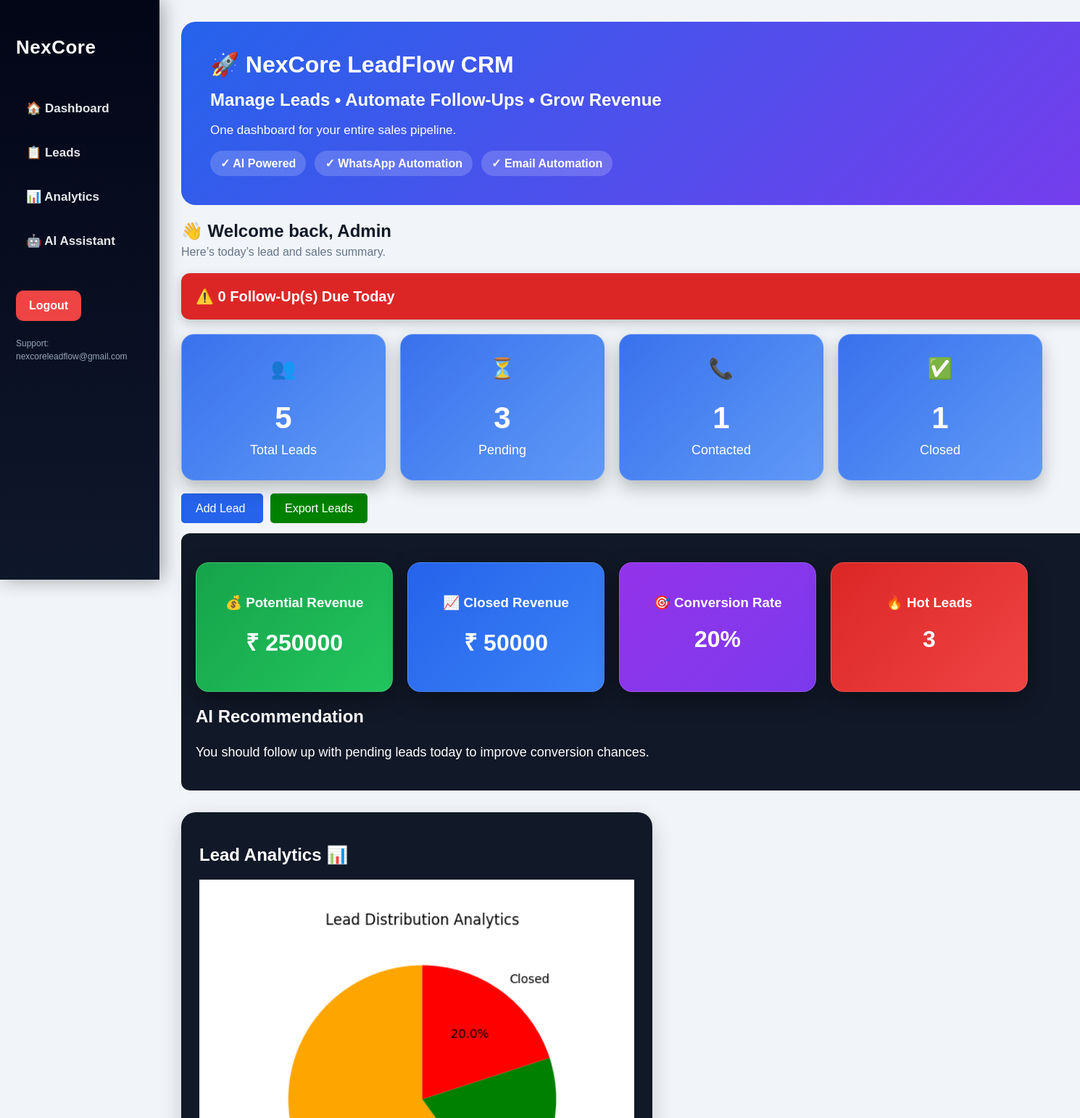
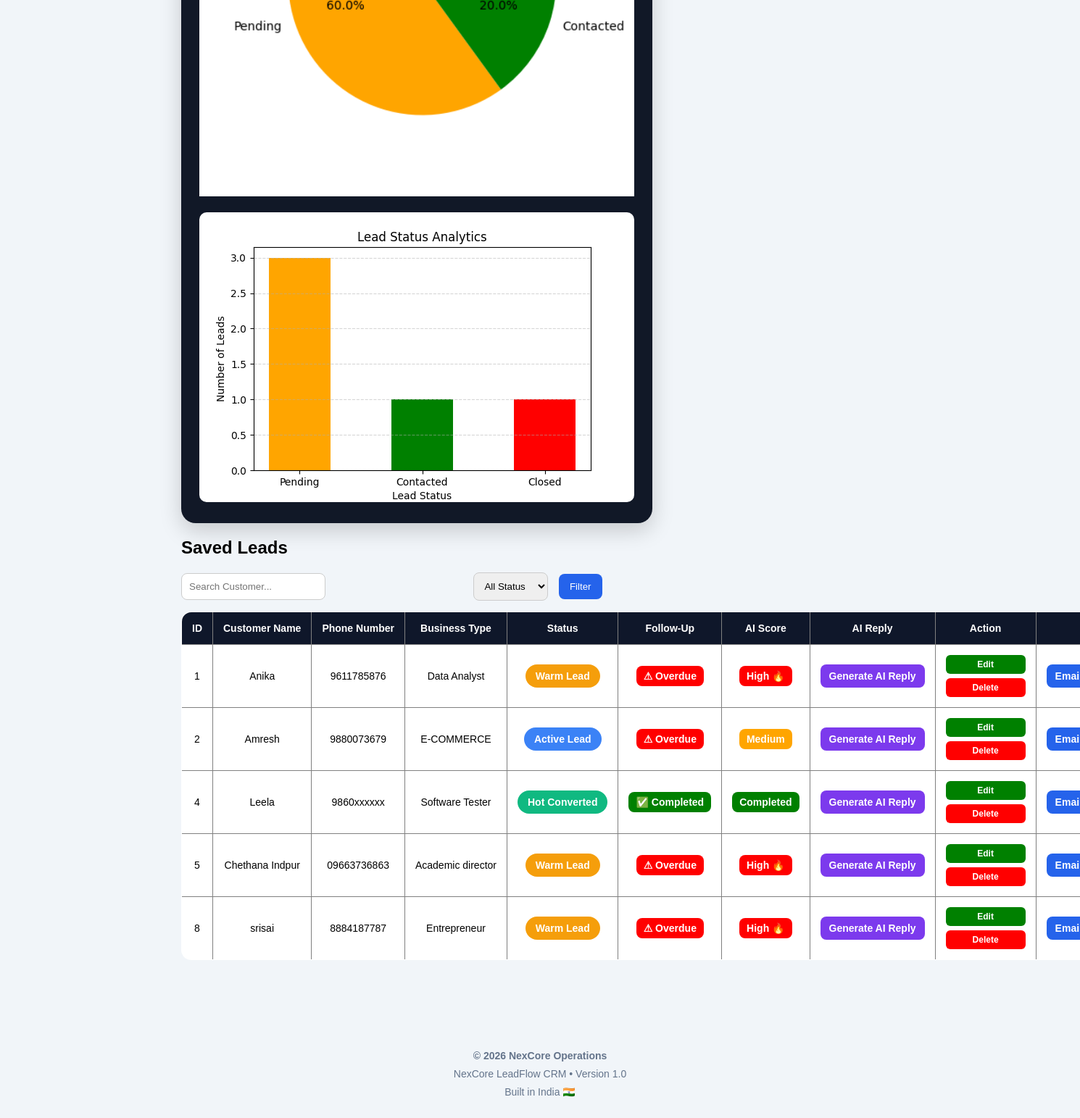
The page / (signed in) on the database its author committed (2 pictures, top to bottom).
### tables this page shows
CREATE TABLE leads (
        id INTEGER PRIMARY KEY AUTOINCREMENT,
        customer_name TEXT,
        phone_number TEXT,
        business_type TEXT,
        status TEXT,
        followup_date TEXT
    , email TEXT);

### app.py (the view)
@app.route('/')
def dashboard():
    if 'user' not in session:
        return redirect('/login')
    conn = sqlite3.connect('database.db')
    cursor = conn.cursor()
    search = request.args.get('search', '')
    status = request.args.get('status', '')
    query = "SELECT * FROM leads WHERE 1=1"
    params = []
    if search:
        query += " AND customer_name LIKE ?"
        params.append(f"%{search}%")
    if status:
        query += " AND status=?"
        params.append(status)
    cursor.execute(query, params)
    leads = cursor.fetchall()
    conn.close()
    total_leads = len(leads)
    pending_count = len([lead for lead in leads if lead[4] == 'Pending'])
    contacted_count = len([lead for lead in leads if lead[4] == 'Contacted'])
    closed_count = len([lead for lead in leads if lead[4] == 'Closed'])
    potential_revenue = total_leads * 50000
    closed_revenue = closed_count * 50000
    conversion_rate = 0
    if total_leads > 0:
        conversion_rate = round((closed_count / total_leads) * 100, 1)
    hot_leads = pending_count
    from datetime import date
    today = date.today().strftime("%Y-%m-%d")
    today_followups = len([
        lead for lead in leads
        if lead[5] == today
    ])
    overdue_followups = len([
        lead for lead in leads
        if lead[5] < today and lead[4] != "Closed"
    ])
    labels = ['Pending', 'Contacted', 'Closed']
    values = [pending_count, contacted_count, closed_count]
    colors = ['orange', 'green', 'red']
    if MATPLOTLIB_AVAILABLE:
        plt.figure(figsize=(5,5))
        plt.pie(
            values,
            labels=labels,
            colors=colors,
            autopct='%1.1f%%',
            startangle=90
        )
        plt.title("Lead Distribution Analytics")
        plt.savefig('static/chart.png')
        plt.close()
        plt.figure(figsize=(6,4))
        plt.bar(
            labels,
            values,
            color=colors,
            width=0.5
        )
        plt.title("Lead Status Analytics")
        plt.xlabel("Lead Status")
        plt.ylabel("Number of Leads")
        plt.grid(axis='y', linestyle='--', alpha=0.5)
        plt.savefig('static/bar_chart.png')
        plt.close()
    insights = []
    if pending_count > 0:
        insights.append(f"{pending_count} leads are still pending. Follow-up recommended.")
    if contacted_count > closed_count:
        insights.append("Contacted leads are increasing. Conversion opportunity is strong.")
    if closed_count > 0:
        insights.append(f"{closed_count} leads successfully closed.")
    recommendation = ""
    if pending_count > 0:
        recommendation = "You should follow up with pending leads today to improve conversion chances."
    elif closed_count > 0:
        recommendation = "Closed leads are improving. Your workflow performance looks strong."
    else:
        recommendation = "Lead activity is stable. Continue adding and tracking leads regularly."
    ai_message = ""
    if pending_count > 0:
        ai_message = "Follow up with pending leads today to improve conversion opportunities."
    elif contacted_count > 0:
        ai_message = "Contacted leads are active. Consider sending pricing or demo information."
    elif closed_count > 0:
        ai_message = "Closed leads indicate positive workflow efficiency."
    return render_template(
        'dashboard.html',
        leads=leads,
        total_leads=total_leads,
        pending_count=pending_count,
        contacted_count=contacted_count,
        closed_count=closed_count,
        insights=insights,
        recommendation=recommendation,
        today_followups=today_followups,
        overdue_followups=overdue_followups,
        ai_message=ai_message,
        potential_revenue=potential_revenue,
        closed_revenue=closed_revenue,
        conversion_rate=conversion_rate,
        today=today,
        hot_leads=hot_leads
    )

### templates/dashboard.html (shortened to what this page needs)
<!DOCTYPE html>
<html>
<head>
</head>
<body style="
margin:0;
font-family:Arial;
background:#f1f5f9;
">
<div style="display:flex;">
    <div class="sidebar" id="sidebar" style="
width:220px;
background:linear-gradient(180deg,#020617,#0f172a);
min-height:100vh;
padding:28px 22px;
color:white;
position:fixed;
left:0;
top:0;
box-sizing:border-box;
box-shadow:4px 0 25px rgba(0,0,0,0.35);
">
<h2 style="
font-size:26px;
margin-bottom:45px;
letter-spacing:0.5px;
">
NexCore
</h2>
<a href="/" class="side-link">🏠 Dashboard</a>
<a href="/leads" class="side-link">📋 Leads</a>
<a href="/analytics" class="side-link">📊 Analytics</a>
<a href="/ai-assistant" class="side-link">🤖 AI Assistant</a>
<a href="/logout" style="
display:block;
background:#ef4444;
color:white;
text-decoration:none;
padding:12px 18px;
border-radius:10px;
font-weight:bold;
margin-top:45px;
width:max-content;
">
Logout
</a>
<p style="
color:#94a3b8;
font-size:12px;
line-height:1.5;
margin-top:22px;
word-break:break-word;
">
Support:<br>
nexcoreleadflow@gmail.com
</p>
</div>
    <div style="
    margin-left:220px;
    width:100%;
    padding:30px;
    ">
        <div style="
background:linear-gradient(135deg,#2563eb,#7c3aed);
color:white;
padding:40px;
border-radius:20px;
">
    <h1 style="margin:0 0 12px;">
        🚀 NexCore LeadFlow CRM
    </h1>
    <h2 style="
    margin:0;
    font-size:24px;
    line-height:1.5;
    ">
        Manage Leads • Automate Follow-Ups • Grow Revenue
    </h2>
    <p style="
    margin-top:14px;
    font-size:17px;
    ">
        One dashboard for your entire sales pipeline.
    </p>
    <div style="
    display:flex;
    gap:12px;
    flex-wrap:wrap;
    margin-top:18px;
    ">
        <span style="
        background:rgba(255,255,255,0.18);
        padding:8px 14px;
        border-radius:20px;
        font-weight:bold;
        ">
            ✓ AI Powered
        </span>
        <span style="
        background:rgba(255,255,255,0.18);
        padding:8px 14px;
        border-radius:20px;
        font-weight:bold;
        ">
            ✓ WhatsApp Automation
        </span>
        <span style="
        background:rgba(255,255,255,0.18);
        padding:8px 14px;
        border-radius:20px;
        font-weight:bold;
        ">
            ✓ Email Automation
        </span>
    </div>
</div>
<div style="
margin:22px 0 16px;
">
    <h2 style="
    margin:0;
    color:#111827;
    ">
        👋 Welcome back, Admin
    </h2>
    <p style="
    margin:6px 0 0;
    color:#64748b;
    font-size:16px;
    ">
        Here’s today’s lead and sales summary.
    </p>
</div>
        <div style="
background:#dc2626;
color:white;
padding:20px;
border-radius:12px;
margin-top:20px;
margin-bottom:20px;
font-size:20px;
font-weight:bold;
box-shadow:0px 5px 15px rgba(0,0,0,0.2);
">
⚠️ {{ today_followups }} Follow-Up(s) Due Today
</div>
        <div style="
        display:flex;
        gap:20px;
        flex-wrap:wrap;
        margin-bottom:30px;
        ">
            <div class="dashboard-card">
                <div style="font-size:28px;">👥</div>
                <h1>{{ total_leads }}</h1>
                <p>Total Leads</p>
            </div>
            <div class="dashboard-card">
                <div style="font-size:28px;">⏳</div>
                <h1>{{ pending_count }}</h1>
                <p>Pending</p>
            </div>
            <div class="dashboard-card">
                <div style="font-size:28px;">📞</div>
                <h1>{{ contacted_count }}</h1>
                <p>Contacted</p>
            </div>
            <div class="dashboard-card">
                <div style="font-size:28px;">✅</div>
                <h1>{{ closed_count }}</h1>
                <p>Closed</p>
            </div>
        </div>
        <div style="margin-bottom:25px;">
            <a href="/add-lead"
            style="
            background:#2563eb;
            color:white;
            padding:12px 20px;
            text-decoration:none;
            border-radius:5px;
            margin-right:10px;
            ">
            Add Lead
            </a>
            <a href="/export-csv"
            style="
            background:green;
            color:white;
            padding:12px 20px;
            text-decoration:none;
            border-radius:5px;
            ">
            Export Leads
            </a>
        </div>
        <div style="
        background:#111827;
        color:white;
        padding:20px;
        border-radius:12px;
        margin-bottom:30px;
        ">
        <div style="
display:flex;
gap:20px;
flex-wrap:wrap;
margin-top:20px;
margin-bottom:20px;
">
<div class="metric-card green-card">
    <h3>💰 Potential Revenue</h3>
    <h1 id="potentialRevenue">0</h1>
</div>
<div class="metric-card blue-card">
    <h3>📈 Closed Revenue</h3>
    <h1 id="closedRevenue">0</h1>
</div>
<div class="metric-card purple-card">
    <h3>🎯 Conversion Rate</h3>
    <h1 id="conversionRate">0</h1>
</div>
<div class="metric-card red-card">
    <h3>🔥 Hot Leads</h3>
    <h1 id="hotLeads">0</h1>
</div>
</div>
            <h2>AI Recommendation</h2>
            <p style="
color:white;
font-size:18px;
line-height:1.7;
">
You should follow up with pending leads today to improve conversion chances.
</p>
        </div>
        <div style="
background:#111827;
padding:25px;
border-radius:20px;
box-shadow:0 10px 30px rgba(0,0,0,0.18);
margin-top:30px;
width:max-content;
">
            <h2 style="color:white;">Lead Analytics 📊</h2>
            <img src="{{ url_for('static', filename='chart.png') }}"
width="100%">
<br><br>
<img
src="{{ url_for('static', filename='bar_chart.png') }}"
style="
width:100%;
border-radius:10px;
"
>
        </div>
        <h2>Saved Leads</h2>
<form method="GET" action="/">
<input
type="text"
name="search"
placeholder="Search Customer..."
value="{{ request.args.get('search', '') }}"
style="
padding:10px;
border-radius:8px;
border:1px solid #ccc;
margin-bottom:15px;
"
>
<select
name="status"
style="
padding:10px;
border-radius:8px;
border:1px solid #ccc;
margin-left:200px;
margin-bottom:15px;
">
<option value="">All Status</option>
</select>
<button
type="submit"
style="
padding:10px 15px;
background:#2563eb;
color:white;
border:none;
border-radius:8px;
margin-left:10px;
">
Filter
</button>
</form>
<div class="table-container">
<table
border="1"
cellpadding="12"
cellspacing="0"
width="100%"
style="
background:white;
border-collapse:collapse;
font-size:14px;
">
<tr style="background:#e2e8f0;">
<th>ID</th>
<th>Customer Name</th>
<th>Phone Number</th>
<th>Business Type</th>
<th>Status</th>
<th>Follow-Up</th>
<th>AI Score</th>
<th>AI Reply</th>
<th>Action</th>
<th>WhatsApp</th>
</tr>
{% for lead in leads %}
<tr>
<td>{{ lead[0] }}</td>
<td>{{ lead[1] }}</td>
<td>{{ lead[2] }}</td>
<td>{{ lead[3] }}</td>
<td>
{% if lead[4] == 'Pending' %}
<span style="
background:#f59e0b;
padding:8px 14px;
border-radius:20px;
color:white;
font-weight:bold;
">
 Warm Lead
</span>
{% elif lead[4] == 'Contacted' %}
<span style="
background:#3b82f6;
padding:8px 14px;
border-radius:20px;
color:white;
font-weight:bold;
">
 Active Lead
</span>
{% elif lead[4] == 'Closed' %}
<span style="
background:#10b981;
padding:8px 14px;
border-radius:20px;
color:white;
font-weight:bold;
">
 Hot Converted
</span>
{% endif %}
</td>
<td>
{% if lead[4] == "Closed" %}
<span style="
background:green;
color:white;
padding:6px 10px;
border-radius:8px;
font-weight:bold;
">
✅ Completed
</span>
{% elif lead[5] < today %}
<span style="
background:red;
color:white;
padding:6px 10px;
border-radius:8px;
font-weight:bold;
">
⚠ Overdue
</span>
{% endif %}
</td>
<td>
{% if lead[4] == 'Pending' %}
<span style="
background:red;
color:white;
padding:6px 10px;
border-radius:8px;
font-weight:bold;
">
High 🔥
</span>
{% elif lead[4] == 'Contacted' %}
<span style="
background:orange;
color:white;
padding:6px 10px;
border-radius:8px;
font-weight:bold;
">
Medium
</span>
{% else %}
<span style="
background:green;
color:white;
padding:6px 10px;
border-radius:8px;
font-weight:bold;
">
Completed
</span>
{% endif %}
</td>
<td>
<a href="/generate-ai/{{ lead[1] }}/{{ lead[3] }}/{{ lead[4] }}"
style="
background:#7c3aed;
color:white;
padding:8px 12px;
border-radius:8px;
text-decoration:none;
font-weight:bold;
">
Generate AI Reply
</a>
</td>
<td>
<div class="action-buttons">
<a href="/edit-lead/{{ lead[0] }}"
style="
background:green;
color:white;
padding:6px 10px;
border-radius:6px;
text-decoration:none;
font-weight:bold;
">
Edit
</a>
<a href="/delete/{{ lead[0] }}"
style="
background:red;
color:white;
padding:6px 10px;
border-radius:6px;
text-decoration:none;
font-weight:bold;
">
Delete
</a>
</div>
</td>
<td>
<a href="/send-email/{{ lead[0] }}"
style="
background:#2563eb;
color:white;
padding:8px 12px;
border-radius:8px;
text-decoration:none;
font-weight:bold;
margin-right:8px;
">
Email
</a>
</td>
</tr>
{% endfor %}
</table>
</div>
    </div>
</div>
<footer style="
text-align:center;
padding:20px;
margin-top:40px;
color:#64748b;
font-size:14px;
">
<footer style="
text-align:center;
padding:30px 15px;
color:#64748b;
line-height:1.8;
">
    <strong>© 2026 NexCore Operations</strong><br>
    NexCore LeadFlow CRM • Version 1.0<br>
    Built in India 🇮🇳
</footer>
</footer>
</body>
</html>

### templates/dashboard.html (style rules this page uses)
.dashboard-card { background:linear-gradient( 135deg, rgba(37,99,235,0.90), rgba(59,130,246,0.80) ); color:white; padding:30px; width:220px; border-radius:18px; text-align:center; backdrop-filter:blur(12px); border:1px solid rgba(255,255,255,0.15); box-shadow:0 10px 25px rgba(0,0,0,0.25); transition:all .35s ease; cursor:pointer; }
.dashboard-card h1 { font-size:42px; margin-bottom:10px; }
.dashboard-card p { font-size:18px; margin:0; }
.action-buttons { display:flex; flex-direction:column; gap:6px; align-items:center; }
.action-buttons a { width:90px; text-align:center; font-size:12px; }
.table-container { width:100%; overflow-x:auto; }
table { width:100%; min-width:1100px; border-collapse:collapse; }
th, td { padding:12px; text-align:center; white-space:nowrap; }
.metric-card { color:white; padding:25px; border-radius:18px; width:220px; text-align:center; cursor:pointer; transition:all .35s ease; border:1px solid rgba(255,255,255,.15); backdrop-filter:blur(10px); box-shadow:0 10px 30px rgba(0,0,0,.35); }
.green-card { background:linear-gradient(135deg,#16a34a,#22c55e); }
.blue-card { background:linear-gradient(135deg,#2563eb,#3b82f6); }
.purple-card { background:linear-gradient(135deg,#9333ea,#7c3aed); }
.red-card { background:linear-gradient(135deg,#dc2626,#ef4444); }
table { border-collapse:collapse; background:white; border-radius:14px; overflow:hidden; }
th { background:#0f172a !important; color:white !important; padding:14px; }
td { padding:14px; }
a, button { transition:0.3s ease; }
.side-link { display:block; color:#e5e7eb; text-decoration:none; font-size:17px; font-weight:600; padding:13px 14px; border-radius:10px; margin-bottom:14px; transition:0.3s ease; }

### rows shown on the page
leads: id "1", customer_name "Anika", phone_number "9611785876", business_type "Data Analyst", status "Warm Lead"
leads: id "2", customer_name "Amresh", phone_number "9880073679", business_type "E-COMMERCE", status "Active Lead"
leads: id "4", customer_name "Leela", phone_number "9860xxxxxx", business_type "Software Tester", status "Hot Converted"
leads: id "5", customer_name "Chethana Indpur", phone_number "09663736863", business_type "Academic director", status "Warm Lead"
leads: id "8", customer_name "srisai", phone_number "8884187787", business_type "Entrepreneur", status "Warm Lead"

### other values the page prints
{{ today_followups }} "0"
{{ total_leads }} "5"
{{ pending_count }} "3"
{{ contacted_count }} "1"
{{ closed_count }} "1"
